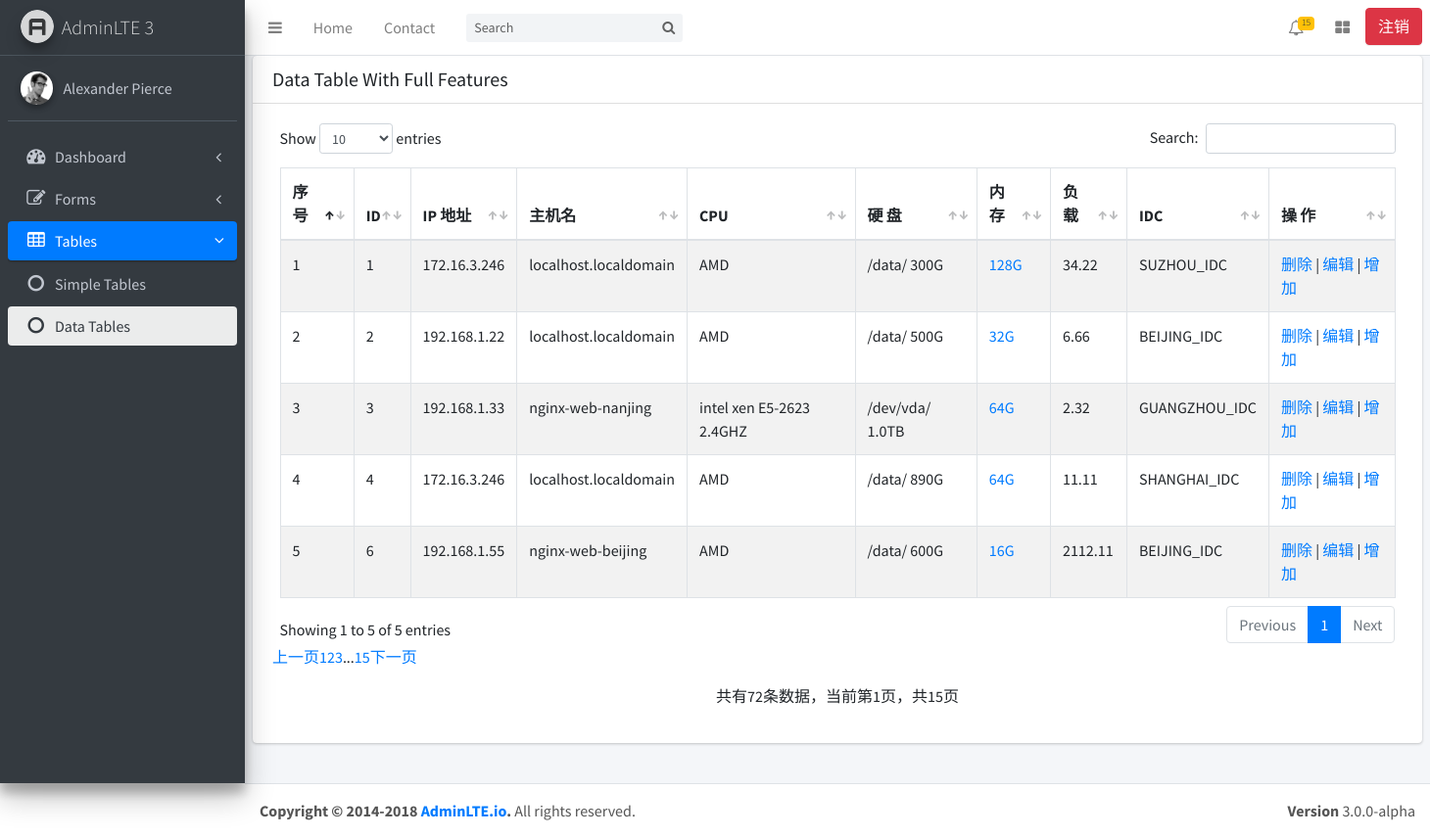
Page /fenye/ (signed in) on the committed database.
### Mydjangoapp/models.py (models this page shows, shortened)
class AdmDat(models.Model):
    ip_info = models.CharField(max_length=50)
    serv_info = models.CharField(max_length=50)
    cpu_info = models.CharField(max_length=50)
    disk_info = models.CharField(max_length=50)
    mem_info = models.CharField(max_length=50)
    load_info = models.CharField(max_length=50)
    mark_info = models.CharField(default='BEIJING_IDC', max_length=50, blank=True)

### Mydjangoapp/views.py (the view)
# urls.py: url(r'^fenye/$', views.fenyePage),
def fenyePage(request):
    obj_list = models.AdmDat.objects.all()
    paginator = Paginator(obj_list, 5)
    page = request.GET.get('page', 1)
    currentPage = int(page)
    try:
        print(page)
        obj_list = paginator.page(page)
    except PageNotAnInteger:
        obj_list = paginator.page(1)
    except EmptyPage:
        obj_list = paginator.page(paginator.num_pages)
    current_page_num = obj_list.number      # 获取当前页码
    page_range = list(range(max(current_page_num - 2, 1), current_page_num)) + list(range(current_page_num, min(current_page_num + 2, paginator.num_pages) + 1))
    if (page_range[0] - 1 >= 2):
        page_range.insert(0, '...')
    if (paginator.num_pages - page_range[-1] >= 2):
        page_range.append('...')
    if page_range[0] != 1:
        page_range.insert(0, 1)
    if page_range[-1] != paginator.num_pages:
        page_range.append(paginator.num_pages)
    return render(request, "backend.html", locals())

### templates/backend.html
{% extends "main.html" %}
{% load staticfiles %}
{% block content %}
        <section class="content">
            <div class="row">
                <div class="col-12">
                    <div class="card">
                        <div class="card-header">
                            <h3 class="card-title">Data Table With Full Features</h3>
                        </div>
                        <div class="card-body">
                            <table id="example1" class="table table-bordered table-striped">
                                <thead>
                                <tr>
                                    <th>序 号</th>
                                    <th>ID</th>
                                    <th>IP 地址</th>
                                    <th>主机名</th>
                                    <th>CPU</th>
                                    <th>硬 盘</th>
                                    <th>内 存</th>
                                    <th>负 载</th>
                                    <th>IDC</th>
                                    <th>操 作</th>
                                </tr>
                                </thead>
                                <tbody>
                                {% for item in obj_list %}
                                    <tr>
                                        <td>{{ forloop.counter }}</td>
                                        <td>{{ item.id }}</td>
                                        <td>{{ item.ip_info }}</td>
                                        <td>{{ item.serv_info }}</td>
                                        <td>{{ item.cpu_info }}</td>
                                        <td>{{ item.disk_info }}</td>
                                        <td><a href="/search/?mem={{ item.mem_info }}">{{ item.mem_info }}</a></td>
                                        <td>{{ item.load_info }}</td>
                                        <td>{{ item.mark_info }}</td>
                                        <td><a href="/deleteadm/?id={{ item.id }}&name={{ item.ip_info }}">删除</a> |
                                            <a href="/editadm/?id={{ item.id }}&name={{ item.ip_info }}">编辑</a> |
                                            <a href="/addadm/">增加</a>
                                        </td>
                                    </tr>
                                {% endfor %}
                                </tbody>
                            </table>
                            <nav aria-label="..." style="text-align: center">
                                <ul class="pagination">
                                    {% if obj_list.has_previous %}
                                        <li class="previous"><a href="/fenye/?page={{ obj_list.previous_page_number }}">上一页</a>
                                        </li>
                                    {% else %}
                                        <li class="previous disabled"><a href="#">上一页</a></li>
                                    {% endif %}
                                    {% for num in page_range %}
                                        {% if num == currentPage %}
                                            <li class="item active"><a href="/fenye/?page={{ num }}">{{ num }}</a></li>
                                        {% else %}
                                            {% if num == '...' %}
                                                <li><span>{{ num }}</span></li>
                                            {% else %}
                                                <li class="item"><a href="/fenye/?page={{ num }}">{{ num }}</a></li>
                                            {% endif %}
                                        {% endif %}
                                    {% endfor %}
                                    {% if obj_list.has_next %}
                                        <li class="next"><a href="/fenye/?page={{ obj_list.next_page_number }}">下一页</a>
                                        </li>
                                    {% else %}
                                        <li class="next disabled"><a href="#">下一页</a></li>
                                    {% endif %}
                                </ul>
                                <p>
                                    共有{{ obj_list.paginator.count }}条数据，当前第{{ obj_list.number }}页，共{{ obj_list.paginator.num_pages }}页 </p>
                            </nav>
                        </div>
                    </div>
                </div>
            </div>
        </section>
{% endblock %}

### templates/main.html (shortened to what this page needs)
{% load staticfiles %}
<!DOCTYPE html>
<html>
<head>
    <link rel="stylesheet" href="https://maxcdn.bootstrapcdn.com/font-awesome/4.4.0/css/font-awesome.min.css">
    <link rel="stylesheet" href="https://code.ionicframework.com/ionicons/2.0.1/css/ionicons.min.css">
    <link rel="stylesheet" href="{% static 'plugins/datatables/dataTables.bootstrap4.min.css' %}">
    <link rel="stylesheet" href="{% static 'dist/css/adminlte.min.css' %}">
</head>
<body class="hold-transition sidebar-mini">
<div class="wrapper">
    <nav class="main-header navbar navbar-expand bg-white navbar-light border-bottom">
        <ul class="navbar-nav">
            <li class="nav-item">
                <a class="nav-link" data-widget="pushmenu" href="#"><i class="fa fa-bars"></i></a>
            </li>
            <li class="nav-item d-none d-sm-inline-block">
                <a href="#" class="nav-link">Home</a>
            </li>
            <li class="nav-item d-none d-sm-inline-block">
                <a href="#" class="nav-link">Contact</a>
            </li>
        </ul>
        <form class="form-inline ml-3">
            <div class="input-group input-group-sm">
                <input class="form-control form-control-navbar" type="search" placeholder="Search" aria-label="Search">
                <div class="input-group-append">
                    <button class="btn btn-navbar" type="submit">
                        <i class="fa fa-search"></i>
                    </button>
                </div>
            </div>
        </form>
        <ul class="navbar-nav ml-auto">
            <li class="nav-item dropdown">
                <a class="nav-link" data-toggle="dropdown" href="#">
                    <i class="fa fa-bell-o"></i>
                    <span class="badge badge-warning navbar-badge">15</span>
                </a>
            </li>
            <li class="nav-item">
                <a class="nav-link" data-widget="control-sidebar" data-slide="true" href="#">
                    <i class="fa fa-th-large"></i>
                </a>
            </li>
            {% if request.session.IS_LOGIN %}
                <li><a href="/logout/">
                    <button type="button" class="btn btn-danger navbar-btn">注销</button>
                </a></li>
            {% else %}
                <li><a href="/login/">登录</a></li>
                <li><a href="/register/">注册</a></li>
            {% endif %}
        </ul>
    </nav>
    <aside class="main-sidebar sidebar-dark-primary elevation-4">
        <a href="#" class="brand-link">
            <img src="{% static 'dist/img/AdminLTELogo.png' %}"
                 alt="AdminLTE Logo"
                 class="brand-image img-circle elevation-3"
                 style="opacity: .8">
            <span class="brand-text font-weight-light">AdminLTE 3</span>
        </a>
        <div class="sidebar">
            <div class="user-panel mt-3 pb-3 mb-3 d-flex">
                <div class="image">
                    <img src="{% static 'dist/img/user2-160x160.jpg' %}" class="img-circle elevation-2"
                         alt="User Image">
                </div>
                <div class="info">
                    <a href="#" class="d-block">Alexander Pierce</a>
                </div>
            </div>
            <nav class="mt-2">
                <ul class="nav nav-pills nav-sidebar flex-column" data-widget="treeview" role="menu"
                    data-accordion="false">
                    <li class="nav-item has-treeview">
                        <a href="#" class="nav-link">
                            <i class="nav-icon fa fa-dashboard"></i>
                            <p>
                                Dashboard
                                <i class="right fa fa-angle-left"></i>
                            </p>
                        </a>
                    </li>
                    <li class="nav-item has-treeview">
                        <a href="#" class="nav-link">
                            <i class="nav-icon fa fa-edit"></i>
                            <p>
                                Forms
                                <i class="fa fa-angle-left right"></i>
                            </p>
                        </a>
                    </li>
                    <li class="nav-item has-treeview menu-open">
                        <a href="#" class="nav-link active">
                            <i class="nav-icon fa fa-table"></i>
                            <p>
                                Tables
                                <i class="fa fa-angle-left right"></i>
                            </p>
                        </a>
                        <ul class="nav nav-treeview">
                            <li class="nav-item">
                                <a href="#" class="nav-link">
                                    <i class="fa fa-circle-o nav-icon"></i>
                                    <p>Simple Tables</p>
                                </a>
                            </li>
                            <li class="nav-item">
                                <a href="/fenye/" class="nav-link active">
                                    <i class="fa fa-circle-o nav-icon"></i>
                                    <p>Data Tables</p>
                                </a>
                            </li>
                        </ul>
                    </li>
                </ul>
            </nav>
        </div>
    </aside>
  <div class="content-wrapper">
    {% block content %}{% endblock %}
  </div>
</div>
<footer class="main-footer">
    <div class="float-right d-none d-sm-block">
        <b>Version</b> 3.0.0-alpha
    </div>
    <strong>Copyright &copy; 2014-2018 <a href="#">AdminLTE.io</a>.</strong> All rights
    reserved.
</footer>
</body>
</html>

### rows in the picture
AdmDat: id "1", ip_info "172.16.3.246", serv_info "localhost.localdomain", cpu_info "AMD", disk_info "/data/ 300G", mem_info "128G", load_info "34.22", mark_info "SUZHOU_IDC"
AdmDat: id "2", ip_info "192.168.1.22", serv_info "localhost.localdomain", cpu_info "AMD", disk_info "/data/ 500G", mem_info "32G", load_info "6.66", mark_info "BEIJING_IDC"
AdmDat: id "3", ip_info "192.168.1.33", serv_info "nginx-web-nanjing", cpu_info "intel xen E5-2623 2.4GHZ", disk_info "/dev/vda/ 1.0TB", mem_info "64G", load_info "2.32", mark_info "GUANGZHOU_IDC"
AdmDat: id "4", ip_info "172.16.3.246", serv_info "localhost.localdomain", cpu_info "AMD", disk_info "/data/ 890G", mem_info "64G", load_info "11.11", mark_info "SHANGHAI_IDC"
AdmDat: id "6", ip_info "192.168.1.55", serv_info "nginx-web-beijing", cpu_info "AMD", disk_info "/data/ 600G", mem_info "16G", load_info "2112.11", mark_info "BEIJING_IDC"

### other values in the picture
{{ num }} "1"
{{ num }} "2" "3" "15"
{{ num }} "..."
{{ obj_list.paginator.count }} "72"
{{ obj_list.number }} "1"
{{ obj_list.paginator.num_pages }} "15"
